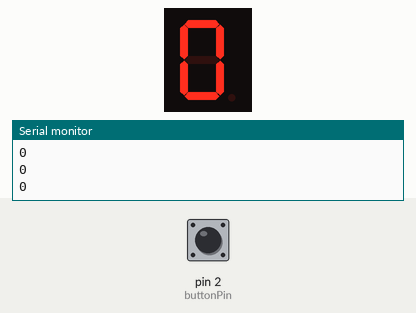
Recording of a sketch running on a simulated Arduino Uno, built with avr-gcc and run on an emulated ATmega328P. Shown: 1-digit seven-segment display, the last lines printed to the serial monitor. Wiring (inferred from the names in the program): 1-digit 7-segment display, segments lit when LOW: segments pin 13, pin 12, pin 11, pin 10, pin 9, pin 8, pin 7. The inputs (shaded band) are chosen by the test bench; at power-on: pin 2 (buttonPin) LOW. The segment pins are drawn as the display they are named for.

Above: at 1.2 s.
1.3 s: pin 2 (buttonPin) pulled HIGH for 0.15 s
At 1.9 s:
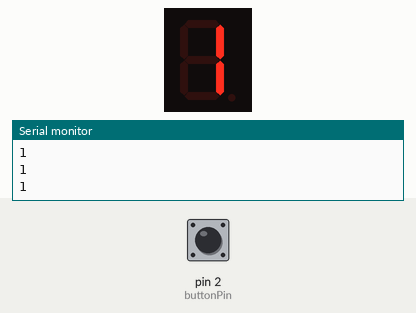
2.9 s: pin 2 (buttonPin) pulled HIGH for 1 s
At 3.2 s:
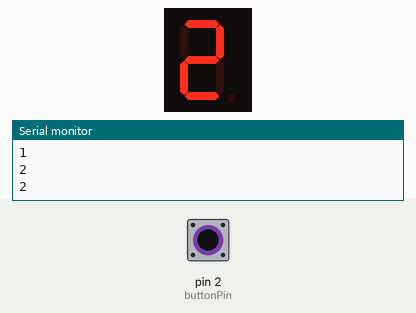
5.4 s: pin 2 (buttonPin) pulled HIGH for 0.15 s
At 6.4 s:
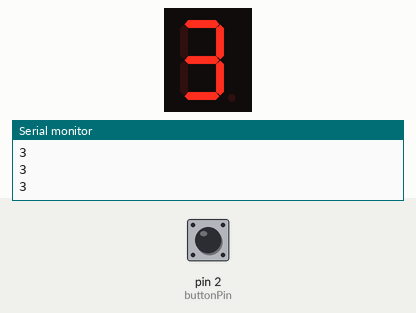
7.0 s: pin 2 (buttonPin) pulled HIGH for 1 s
At 7.7 s:
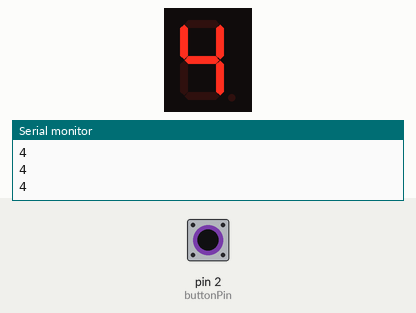
Timing chart, 0 to 10.0 s (numbered marks = the images above; inputs shaded):
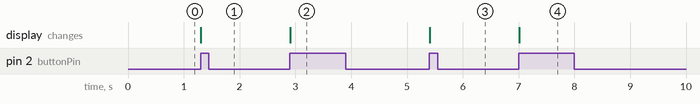

Measured:
- after the input at 1.3 s, the display: changes at once (image 1)
- after the input at 2.9 s, the display: changes at once (image 2)
- after the input at 5.4 s, the display: changes at once (image 3)
- after the input at 7.0 s, the display: changes at once (image 4)

The sketch:

contador_0_a_9_display_anodo.ino
```cpp
int a = 13;//Correspondente ao LED a
int b = 12;//Correspondente ao LED b
int c = 11;//Correspondente ao LED c
int d = 10;//Correspondente ao LED d
int e = 9;//Correspondente ao LED e
int f = 8;//Correspondente ao LED f
int g = 7;//Correspondente ao LED g
int buttonPin = 2;//Correspondente ao botão
int leitura = 0;//Leitura do botão
int ultleitura = 0;//Última leitura do botão
int contador = 0;//Correspondente ao contador

void setup() {
  pinMode(a, OUTPUT);//Define a como saída
  pinMode(b, OUTPUT);//Define b como saída
  pinMode(c, OUTPUT);//Define c como saída
  pinMode(d, OUTPUT);//Define d como saída
  pinMode(e, OUTPUT);//Define e como saída
  pinMode(f, OUTPUT);//Define f como saída
  pinMode(g, OUTPUT);//Define g como saída
  pinMode(buttonPin, INPUT);//Define buttonPin como entrada
  Serial.begin(9600);//Inicia a comunicação serial
}

//Função para escrever o no zero
void zero() {
  digitalWrite(a, 0);//coloca a em nível baixo
  digitalWrite(b, 0);//coloca b em nível baixo
  digitalWrite(c, 0);//coloca c em nível baixo
  digitalWrite(d, 0);//coloca d em nível baixo
  digitalWrite(e, 0);//coloca e em nível baixo
  digitalWrite(f, 0);//coloca f em nível baixo
  digitalWrite(g, 1);//coloca g em nível alto
  delay(100);
}
//Função para escrever o no um
void um() {
  digitalWrite(a, 1);
  digitalWrite(b, 0);
  digitalWrite(c, 0);
  digitalWrite(d, 1);
  digitalWrite(e, 1);
  digitalWrite(f, 1);
  digitalWrite(g, 1);
  delay(100);
}
//Função para escrever o no dois
void dois() {
  digitalWrite(a, 0);
  digitalWrite(b, 0);
  digitalWrite(c, 1);
  digitalWrite(d, 0);
  digitalWrite(e, 0);
  digitalWrite(f, 1);
  digitalWrite(g, 0);
  delay(100);
}
//Função para escrever o no três
void tres() {
  digitalWrite(a, 0);
  digitalWrite(b, 0);
  digitalWrite(c, 0);
  digitalWrite(d, 0);
  digitalWrite(e, 1);
  digitalWrite(f, 1);
  digitalWrite(g, 0);
  delay(100);
}
//Função para escrever o no quatro
void quatro() {
  digitalWrite(a, 1);
  digitalWrite(b, 0);
  digitalWrite(c, 0);
  digitalWrite(d, 1);
  digitalWrite(e, 1);
  digitalWrite(f, 0);
  digitalWrite(g, 0);
  delay(100);
}
//Função para escrever o no cinco
void cinco() {
  digitalWrite(a, 0);
  digitalWrite(b, 1);
  digitalWrite(c, 0);
  digitalWrite(d, 0);
  digitalWrite(e, 1);
  digitalWrite(f, 0);
  digitalWrite(g, 0);
  delay(100);
}
//Função para escrever o no seis
void seis() {
  digitalWrite(a, 0);
  digitalWrite(b, 1);
  digitalWrite(c, 0);
  digitalWrite(d, 0);
  digitalWrite(e, 0);
  digitalWrite(f, 0);
  digitalWrite(g, 0);
  delay(100);
}
//Função para escrever o no sete
void sete() {
  digitalWrite(a, 0);
  digitalWrite(b, 0);
  digitalWrite(c, 0);
  digitalWrite(d, 1);
  digitalWrite(e, 1);
  digitalWrite(f, 1);
  digitalWrite(g, 1);
  delay(100);
}
//Função para escrever o no oito
void oito() {
  digitalWrite(a, 0);
  digitalWrite(b, 0);
  digitalWrite(c, 0);
  digitalWrite(d, 0);
  digitalWrite(e, 0);
  digitalWrite(f, 0);
  digitalWrite(g, 0);
  delay(100);
}
//Função para escrever o no nove
void nove() {
  digitalWrite(a, 0);
  digitalWrite(b, 0);
  digitalWrite(c, 0);
  digitalWrite(d, 0);
  digitalWrite(e, 1);
  digitalWrite(f, 0);
  digitalWrite(g, 0);
  delay(100);
}

void loop() {
  leitura = digitalRead(buttonPin);//Lê o estado de buttonPin e armazena em leitura
  if (leitura != ultleitura) { // Compara a leitura do botão com a leitura anterior
    if (leitura == HIGH) { //Se leitura for igual a HIGH
      contador++;//Incrementa contador em 1
    }
  }
  ultleitura = leitura;//Atribui a ultleitura o conteúdo de leitura
  switch (contador) {
    case 0:
      zero();//Executa a função zero
      break;
    case 1:
      um();//Executa a função um
      break;
    case 2:
      dois();//Executa a função dois
      break;
    case 3:
      tres();//Executa a função três
      break;
    case 4:
      quatro();//Executa a função quatro
      break;
    case 5:
      cinco();//Executa a função cinco
      break;
    case 6:
      seis();//Executa a função seis
      break;
    case 7:
      sete();//Executa a função sete
      break;
    case 8:
      oito();//Executa a função oito
      break;
    case 9:
      nove();//Executa a função nove
      break;
  }
  Serial.println(contador);//Imprime na serial o conteúdo de contador
  if (contador >= 10) { //Se contador for maior ou igual a 10
    contador = 0;//Retorna contador a zero
  }
}
```
